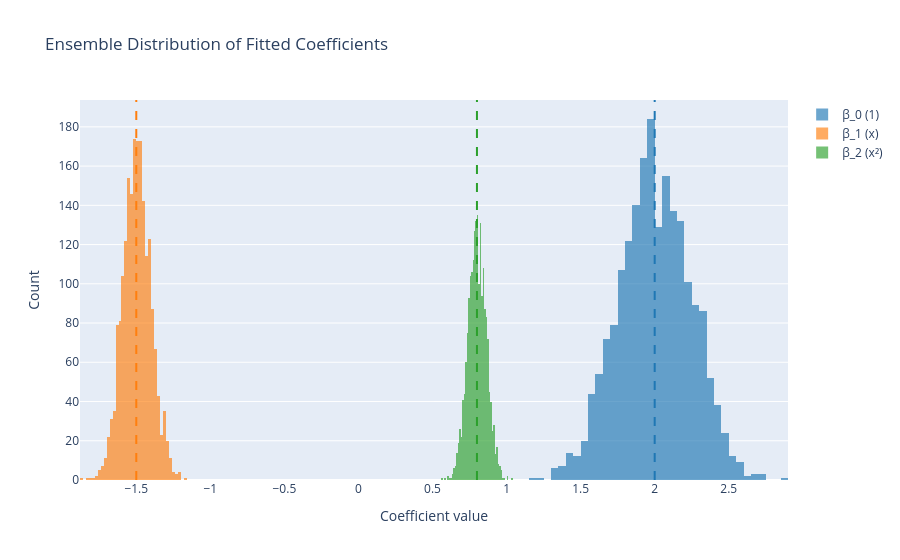

Write notebook code for a chart like this one.
### Markdown cell above
Generate $K$ **independent** data sets, each with $N$ observations.  
Fit each one with SVD and collect the fitted coefficients $\hat{\boldsymbol{\beta}}^{(k)}$.  
The sample standard deviation over the ensemble estimates the true SE directly from the data-generating process:

$$\hat{\sigma}_{\beta_i}^{\mathrm{ens}} = \mathrm{std}_k\bigl(\hat{\beta}_i^{(k)}\bigr)$$

This is the **gold-standard** empirical reference — it uses extra data and is not available in practice.

### Code cell
N_ENSEMBLE = 2000

ens_betas = np.zeros((N_ENSEMBLE, n_basis))
for k in range(N_ENSEMBLE):
    xk, yk, Ak = sample_data(seed=k+1)
    ens_betas[k], *_ = svd_fit(Ak, yk)

se_ensemble = ens_betas.std(axis=0)
print(f"Ensemble SE ({N_ENSEMBLE} datasets):")
for i, lbl in enumerate(BASIS_LABELS):
    print(f"  β_{i} ({lbl}): {se_ensemble[i]:.4f}")

# Visualise distributions
fig = go.Figure()
for i, lbl in enumerate(BASIS_LABELS):
    fig.add_trace(go.Histogram(x=ens_betas[:, i], nbinsx=60,
                               opacity=0.65, name=f"β_{i} ({lbl})",
                               marker_color=COLORS[i % len(COLORS)]))
    fig.add_vline(x=TRUE_BETA[i], line_dash="dash",
                  line_color=COLORS[i % len(COLORS)])

fig.update_layout(barmode="overlay",
                  title="Ensemble Distribution of Fitted Coefficients",
                  xaxis_title="Coefficient value", yaxis_title="Count")
fig.show()

### Figure 1 — Plotly figure (JSON) as saved in the notebook; plotly's stock layout.template omitted (floating-point values rounded to 4 significant figures; data arrays with more than 128 entries replaced by an {"elided": "..."} marker saying what was removed)
{"data": [{"marker": {"color": "#1f77b4"}, "name": "β_0 (1)", "nbinsx": 60, "opacity": 0.65, "type": "histogram", "x": {"elided": "2000 float values"}}, {"marker": {"color": "#ff7f0e"}, "name": "β_1 (x)", "nbinsx": 60, "opacity": 0.65, "type": "histogram", "x": {"elided": "2000 float values"}}, {"marker": {"color": "#2ca02c"}, "name": "β_2 (x²)", "nbinsx": 60, "opacity": 0.65, "type": "histogram", "x": {"elided": "2000 float values"}}], "layout": {"barmode": "overlay", "shapes": [{"line": {"color": "#1f77b4", "dash": "dash"}, "type": "line", "x0": 2, "x1": 2, "xref": "x", "y0": 0, "y1": 1, "yref": "y domain"}, {"line": {"color": "#ff7f0e", "dash": "dash"}, "type": "line", "x0": -1.5, "x1": -1.5, "xref": "x", "y0": 0, "y1": 1, "yref": "y domain"}, {"line": {"color": "#2ca02c", "dash": "dash"}, "type": "line", "x0": 0.8, "x1": 0.8, "xref": "x", "y0": 0, "y1": 1, "yref": "y domain"}], "title": {"text": "Ensemble Distribution of Fitted Coefficients"}, "xaxis": {"title": {"text": "Coefficient value"}}, "yaxis": {"title": {"text": "Count"}}}}
